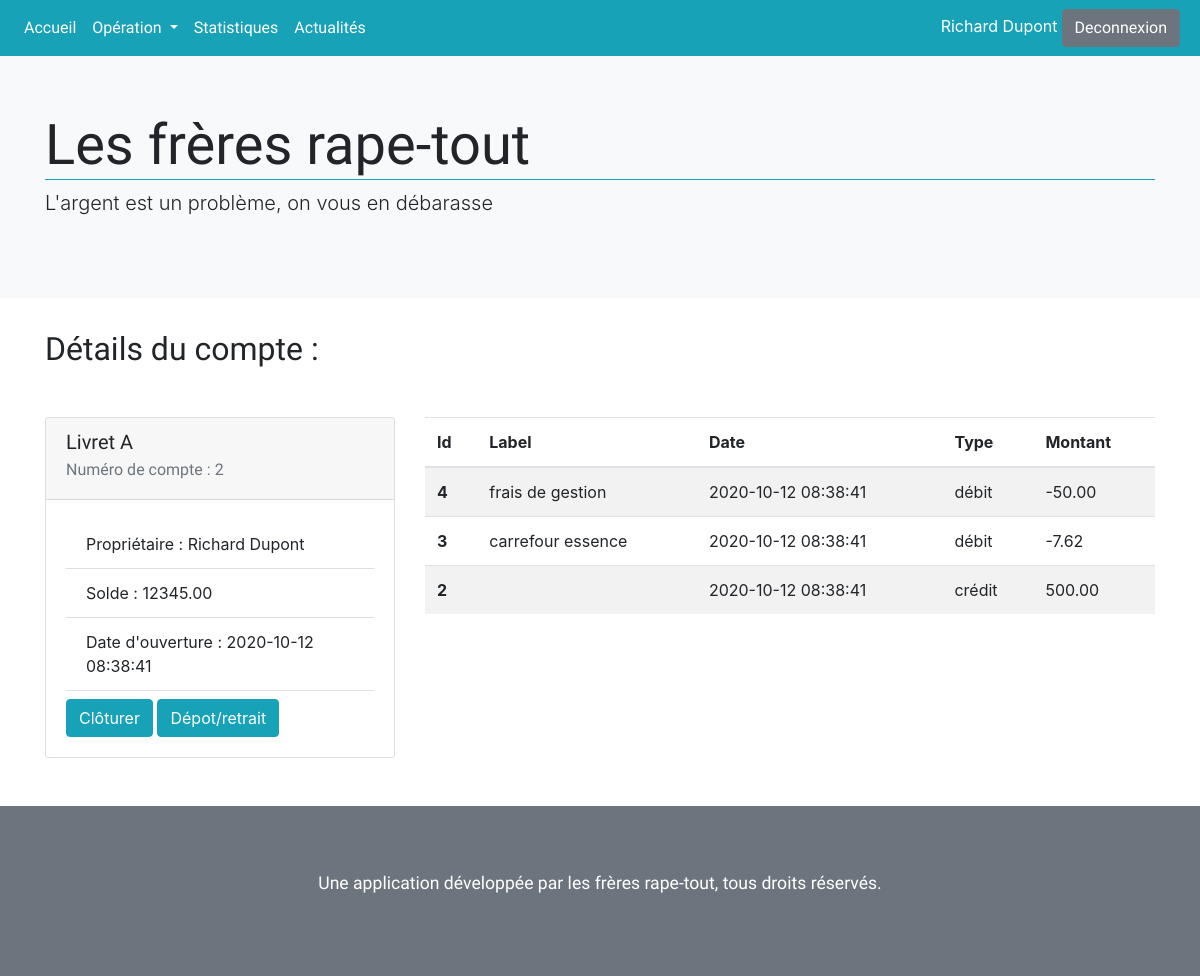
Screenshot of /single.php?id=2 (signed in) with the database file from the repository.
### tables this page shows
CREATE TABLE Account(
  id INT UNSIGNED NOT NULL AUTO_INCREMENT,
  amount DECIMAL(11,2) NOT NULL,
  opening_date TIMESTAMP NOT NULL,
  account_type VARCHAR(50) NOT NULL,
  user_id INT UNSIGNED,
  PRIMARY KEY (id),
  FOREIGN KEY (user_id) REFERENCES User(id)
);

CREATE TABLE Operation(
  id INT UNSIGNED NOT NULL AUTO_INCREMENT,
  operation_type VARCHAR(30) NOT NULL,
  amount DECIMAL(11,2) NOT NULL,
  registered TIMESTAMP NOT NULL,
  label VARCHAR(50) NULL,
  account_id INT UNSIGNED,
  PRIMARY KEY (id),
  FOREIGN KEY (account_id) REFERENCES Account(id)
);

### single.php (called while the page is built, shortened)
<?php
require "model/accountModel.php";
$id = filter_var($_GET["id"], FILTER_SANITIZE_NUMBER_INT);
$operations = get_single_account($db, $id);
$account = $operations[0];
require "view/singleView.php";

### model/accountModel.php (called while the page is built, shortened)
<?php
function get_single_account($db, $id) {
  $query = $db->prepare(
    "SELECT a.*, o.id AS operation_id, o.operation_type, o.amount AS operation_amount, o.label, o.registered FROM Account AS a
     LEFT JOIN Operation AS o
     ON a.id = o.account_id
     WHERE a.id = :id
     ORDER BY operation_id DESC
  ");
  $query->execute([
    "id" => $id
  ]);
  return $query->fetchAll(PDO::FETCH_ASSOC);
}

### view/singleView.php (the view)
<?php
include "template/nav.php";
include "template/header.php";
if(!isset($error)):
?>
    <h2>Détails du compte : </h2>
    <div class="row mt-5">
      <div class="col-12 col-md-6 col-lg-4">
        <article class="card">
          <div class="card-header">
            <h5 class="card-title"><?php echo $account["account_type"]; ?></h5>
            <h6 class="card-subtitle mb-2 text-muted">Numéro de compte : <?php echo $account["id"]; ?></h6>
          </div>
          <div class="card-body">
            <ul class="list-group list-group-flush border-bottom mb-2">
              <li class="list-group-item">Propriétaire : <?php echo $_SESSION["user"]["firstname"] . " " . $_SESSION["user"]["lastname"]; ?></li>
              <li class="list-group-item">Solde : <?php echo $account["amount"]; ?></li>
              <li class="list-group-item">Date d'ouverture : <?php echo $account["opening_date"]; ?></li>
            </ul>
            <a href="#" class="btn btn-info">Clôturer</a>
            <a href="operation.php" class="btn btn-info">Dépot/retrait</a>
          </div>
        </article>
      </div>
      <div class="col-12 col-md-6 col-lg-8">
        <table class="table table-striped">
          <thead>
            <tr>
              <th scope="col">Id</th>
              <th scope="col">Label</th>
              <th scope="col">Date</th>
              <th scope="col">Type</th>
              <th scope="col">Montant</th>
            </tr>
          </thead>
          <tbody>
            <?php foreach($operations as $operation) : ?>
              <tr>
                <th><?php echo $operation["operation_id"]; ?></th>
                <td><?php echo $operation["label"]; ?></td>
                <td><?php echo $operation["registered"]; ?></td>
                <td><?php echo $operation["operation_type"]; ?></td>
                <td><?php echo $operation["operation_amount"]; ?></td>
              </tr>
            <?php endforeach; ?>
          </tbody>
        </table>
      </div>
    </div>
<?php else: ?>
  <div class="alert alert-danger">
    <p><?php echo $error ?></p>
  </div>
<?php endif; ?>
<?php include "template/footer.php"; ?>

### view/template/nav.php (shortened to what this page needs)
<!doctype html>
<html class="no-js" lang="fr">
<head>
  <link rel="stylesheet" href="https://stackpath.bootstrapcdn.com/bootstrap/4.5.2/css/bootstrap.min.css">
  <link rel="stylesheet" href="public/css/main.css">
</head>
<body>
  <nav class="navbar navbar-expand-lg bg-info fixed-top">
    <div class="collapse navbar-collapse" id="navbarSupportedContent">
      <ul class="navbar-nav mr-auto">
        <li class="nav-item">
          <a class="nav-link text-white" href="index.php">Accueil</a>
        </li>
        <li class="nav-item dropdown">
          <a class="nav-link text-white dropdown-toggle" href="#" id="operations" role="button" data-toggle="dropdown" aria-haspopup="true" aria-expanded="false">
            Opération
          </a>
        </li>
        <li class="nav-item">
          <a class="nav-link text-white" href="statistic.php">Statistiques</a>
        </li>
        <li class="nav-item">
          <a class="nav-link text-white" href="blog.php">Actualités</a>
        </li>
      </ul>
    </div>
    <aside class="text-white">
      <?php
        if(isset($_SESSION) && isset($_SESSION["user"])) {
          echo $_SESSION["user"]["firstname"] . " " . $_SESSION["user"]["lastname"];
          echo "<a href='logout.php' class='btn btn-secondary mx-1'>Deconnexion</a>";
        }
      ?>
    </aside>
  </nav>

### view/template/header.php
<header class="jumbotron jumbotron-fluid bg-light mt-5">
  <section class="container">
    <h1 class="display-4 border-info border-bottom">Les frères rape-tout</h1>
    <p class="lead">L'argent est un problème, on vous en débarasse</p>
  </section>
</header>
<main class="container">

### view/template/footer.php (shortened to what this page needs)
  </main>
<footer class="jumbotron jumbotron-fluid mt-5 mb-0 bg-secondary text-white text-center">
  <section class="container">
    <p>Une application développée par les frères rape-tout, tous droits réservés.</p>
  </section>
</footer>
</body>
</html>

### public/css/main.css (style rules this page uses)
html { color: #222; font-size: 1em; line-height: 1.4; }
body { position: relative; }
h1, h2, h3, h4, h5, h6 { font-family: 'Alata', sans-serif; }
nav a, footer p { font-family: 'Comfortaa', cursive; }
footer p { font-size: 1.1em; }

### rows the page displays
account: account_type "Livret A", id "2", amount "12345.00", opening_date "2020-10-12 08:38:41"
operation: id "4", label "frais de gestion", registered "2020-10-12 08:38:41", operation_type "débit", amount "-50.00"
operation: id "3", label "carrefour essence", registered "2020-10-12 08:38:41", operation_type "débit", amount "-7.62"
operation: id "2", registered "2020-10-12 08:38:41", operation_type "crédit", amount "500.00"

### other values shown
$_SESSION["user"]["firstname"] "Richard"
$_SESSION["user"]["lastname"] "Dupont"
